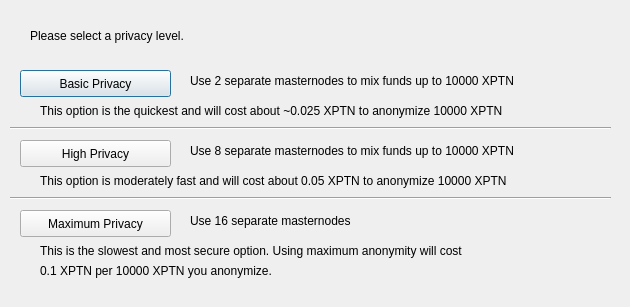
<?xml version="1.0" encoding="UTF-8"?>
<ui version="4.0">
 <class>ObfuscationConfig</class>
 <widget class="QDialog" name="ObfuscationConfig">
  <property name="geometry">
   <rect>
    <x>0</x>
    <y>0</y>
    <width>630</width>
    <height>307</height>
   </rect>
  </property>
  <property name="windowTitle">
   <string>Configure Obfuscation</string>
  </property>
  <widget class="QPushButton" name="buttonBasic">
   <property name="geometry">
    <rect>
     <x>20</x>
     <y>70</y>
     <width>151</width>
     <height>27</height>
    </rect>
   </property>
   <property name="text">
    <string>Basic Privacy</string>
   </property>
  </widget>
  <widget class="QPushButton" name="buttonHigh">
   <property name="geometry">
    <rect>
     <x>20</x>
     <y>140</y>
     <width>151</width>
     <height>27</height>
    </rect>
   </property>
   <property name="text">
    <string>High Privacy</string>
   </property>
  </widget>
  <widget class="QPushButton" name="buttonMax">
   <property name="geometry">
    <rect>
     <x>20</x>
     <y>210</y>
     <width>151</width>
     <height>27</height>
    </rect>
   </property>
   <property name="text">
    <string>Maximum Privacy</string>
   </property>
  </widget>
  <widget class="QLabel" name="label">
   <property name="geometry">
    <rect>
     <x>30</x>
     <y>20</y>
     <width>571</width>
     <height>31</height>
    </rect>
   </property>
   <property name="text">
    <string>Please select a privacy level.</string>
   </property>
  </widget>
  <widget class="QLabel" name="label_2">
   <property name="geometry">
    <rect>
     <x>190</x>
     <y>70</y>
     <width>421</width>
     <height>21</height>
    </rect>
   </property>
   <property name="text">
    <string>Use 2 separate masternodes to mix funds up to 10000 XPTN</string>
   </property>
  </widget>
  <widget class="QLabel" name="label_3">
   <property name="geometry">
    <rect>
     <x>190</x>
     <y>140</y>
     <width>411</width>
     <height>21</height>
    </rect>
   </property>
   <property name="text">
    <string>Use 8 separate masternodes to mix funds up to 10000 XPTN</string>
   </property>
  </widget>
  <widget class="QLabel" name="label_4">
   <property name="geometry">
    <rect>
     <x>190</x>
     <y>210</y>
     <width>421</width>
     <height>21</height>
    </rect>
   </property>
   <property name="text">
    <string>Use 16 separate masternodes</string>
   </property>
  </widget>
  <widget class="QLabel" name="label_6">
   <property name="geometry">
    <rect>
     <x>40</x>
     <y>100</y>
     <width>561</width>
     <height>21</height>
    </rect>
   </property>
   <property name="text">
    <string>This option is the quickest and will cost about ~0.025 XPTN to anonymize 10000 XPTN</string>
   </property>
  </widget>
  <widget class="QLabel" name="label_7">
   <property name="geometry">
    <rect>
     <x>40</x>
     <y>170</y>
     <width>561</width>
     <height>21</height>
    </rect>
   </property>
   <property name="text">
    <string>This option is moderately fast and will cost about 0.05 XPTN to anonymize 10000 XPTN</string>
   </property>
  </widget>
  <widget class="QLabel" name="label_8">
   <property name="geometry">
    <rect>
     <x>40</x>
     <y>240</y>
     <width>561</width>
     <height>21</height>
    </rect>
   </property>
   <property name="text">
    <string>This is the slowest and most secure option. Using maximum anonymity will cost</string>
   </property>
  </widget>
  <widget class="QLabel" name="label_9">
   <property name="geometry">
    <rect>
     <x>40</x>
     <y>260</y>
     <width>561</width>
     <height>21</height>
    </rect>
   </property>
   <property name="text">
    <string>0.1 XPTN per 10000 XPTN you anonymize.</string>
   </property>
  </widget>
  <widget class="Line" name="line">
   <property name="geometry">
    <rect>
     <x>10</x>
     <y>120</y>
     <width>601</width>
     <height>16</height>
    </rect>
   </property>
   <property name="orientation">
    <enum>Qt::Horizontal</enum>
   </property>
  </widget>
  <widget class="Line" name="line_2">
   <property name="geometry">
    <rect>
     <x>10</x>
     <y>190</y>
     <width>601</width>
     <height>16</height>
    </rect>
   </property>
   <property name="orientation">
    <enum>Qt::Horizontal</enum>
   </property>
  </widget>
 </widget>
 <resources/>
 <connections/>
</ui>
